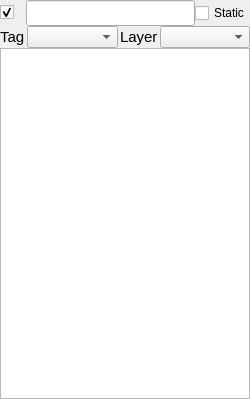
<?xml version="1.0" encoding="UTF-8"?>
<ui version="4.0">
 <class>GameObjectInspector</class>
 <widget class="QWidget" name="GameObjectInspector">
  <property name="geometry">
   <rect>
    <x>0</x>
    <y>0</y>
    <width>250</width>
    <height>399</height>
   </rect>
  </property>
  <property name="minimumSize">
   <size>
    <width>250</width>
    <height>250</height>
   </size>
  </property>
  <property name="windowTitle">
   <string>Form</string>
  </property>
  <layout class="QVBoxLayout" name="verticalLayout_2">
   <property name="spacing">
    <number>0</number>
   </property>
   <property name="leftMargin">
    <number>0</number>
   </property>
   <property name="topMargin">
    <number>0</number>
   </property>
   <property name="rightMargin">
    <number>0</number>
   </property>
   <property name="bottomMargin">
    <number>0</number>
   </property>
   <item>
    <layout class="QVBoxLayout" name="header">
     <property name="spacing">
      <number>0</number>
     </property>
     <item>
      <layout class="QHBoxLayout" name="up">
       <property name="spacing">
        <number>0</number>
       </property>
       <item>
        <widget class="QCheckBox" name="activeCheckBox">
         <property name="sizePolicy">
          <sizepolicy hsizetype="Maximum" vsizetype="Fixed">
           <horstretch>0</horstretch>
           <verstretch>0</verstretch>
          </sizepolicy>
         </property>
         <property name="minimumSize">
          <size>
           <width>26</width>
           <height>0</height>
          </size>
         </property>
         <property name="text">
          <string/>
         </property>
         <property name="checked">
          <bool>true</bool>
         </property>
        </widget>
       </item>
       <item>
        <widget class="QLineEdit" name="name">
         <property name="sizePolicy">
          <sizepolicy hsizetype="Expanding" vsizetype="Fixed">
           <horstretch>0</horstretch>
           <verstretch>0</verstretch>
          </sizepolicy>
         </property>
         <property name="font">
          <font>
           <pointsize>11</pointsize>
          </font>
         </property>
        </widget>
       </item>
       <item>
        <widget class="QCheckBox" name="staticCheckBox">
         <property name="text">
          <string>Static</string>
         </property>
        </widget>
       </item>
      </layout>
     </item>
     <item>
      <layout class="QHBoxLayout" name="down" stretch="0,1,0,1">
       <property name="spacing">
        <number>2</number>
       </property>
       <item>
        <widget class="QLabel" name="tagLabel">
         <property name="font">
          <font>
           <pointsize>11</pointsize>
          </font>
         </property>
         <property name="text">
          <string>Tag</string>
         </property>
        </widget>
       </item>
       <item>
        <widget class="QComboBox" name="tag"/>
       </item>
       <item>
        <widget class="QLabel" name="layerLabel">
         <property name="font">
          <font>
           <pointsize>11</pointsize>
          </font>
         </property>
         <property name="text">
          <string>Layer</string>
         </property>
        </widget>
       </item>
       <item>
        <widget class="QComboBox" name="layer"/>
       </item>
      </layout>
     </item>
    </layout>
   </item>
   <item>
    <widget class="QTreeWidget" name="ComponentArea">
     <property name="selectionMode">
      <enum>QAbstractItemView::NoSelection</enum>
     </property>
     <property name="indentation">
      <number>10</number>
     </property>
     <attribute name="headerVisible">
      <bool>false</bool>
     </attribute>
     <column>
      <property name="text">
       <string notr="true">1</string>
      </property>
     </column>
    </widget>
   </item>
  </layout>
 </widget>
 <resources/>
 <connections/>
</ui>
